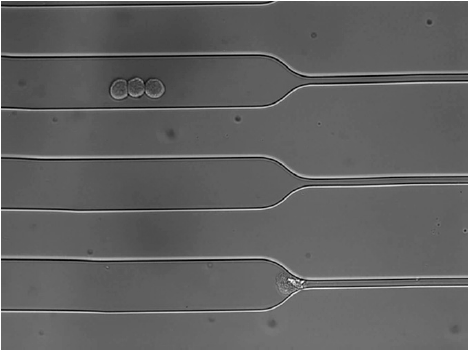
%> input picture Spring 2025/MATLAB_SP2021Codes/pnasimage1.PNG, 470 x 350 px
$ octave EdgeDet_pnas1.m   (GNU Octave 9; MATLAB toolbox functions it lacks are replaced by stand-ins)
%> lines starting %> are read from the running program, lines starting %| are printed output that depends on the picture; in (x1, y1, x2, y2) boxes, pixels count from 0 and x2, y2 are one past the last pixel; in counts of white or black regions, pixels touching at a corner belong together; the program's own positions count from 1
I = imread('pnasimage1.png');
%> I is the input picture: size 350x470x3 uint8; min 0, max 255, mean 97.1
imshow(I)
I=rgb2gray(I);
%> I: size 350x470 uint8
BW = edge(I);
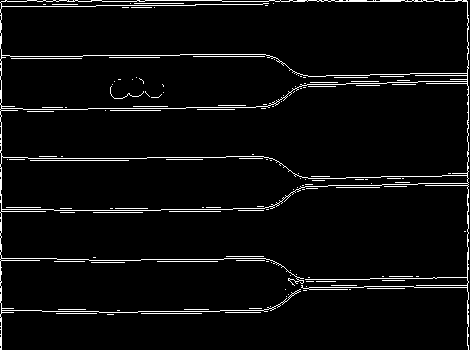
%> BW: size 350x470 logical; 4.3% white in thin lines or dots
imshow(BW)
title('Original Image');
[~,threshold] = edge(I,'sobel');
%> threshold = 0.134
fudgeFactor = .6;
BWs = edge(I,'sobel',threshold * fudgeFactor);
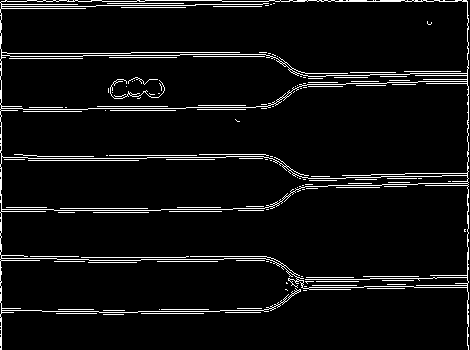
%> BWs: size 350x470 logical; 5.7% white in thin lines or dots
imshow(BWs)
title('Binary Gradient Mask')
se90 = strel('line',3,90);
se0 = strel('line',3,0);
BWsdil = imdilate(BWs,[se90 se0]);
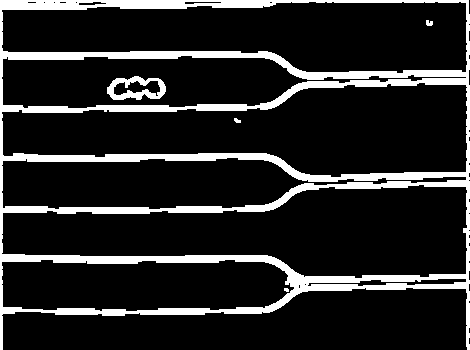
%> BWsdil: size 350x470 logical; 14.6% white; 5 white regions (1 under 20 px), largest, box (x1, y1, x2, y2) and area: (0, 0, 470, 350) 23301, (107, 76, 166, 100) 711, (426, 20, 433, 26) 34, (234, 118, 241, 123) 25
imshow(BWsdil)
% title('Dilated Gradient Mask')
BWdfill = imfill(BWsdil,'holes');
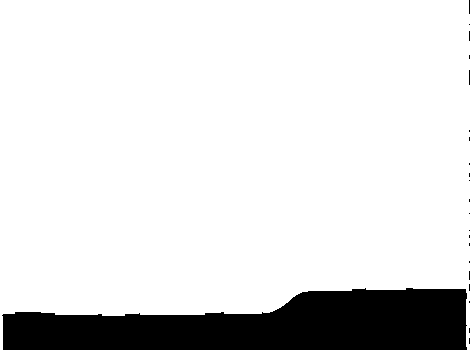
%> BWdfill: size 350x470 logical; 87.2% white; 22 black regions (21 under 20 px), largest, box (x1, y1, x2, y2) and area: (2, 288, 467, 350) 20933
% [12 lines of commented-out code are left out]

$ run again, with Spring 2025/MATLAB_SP2021Codes/pnasimage3.PNG copied over Spring 2025/MATLAB_SP2021Codes/pnasimage1.PNG
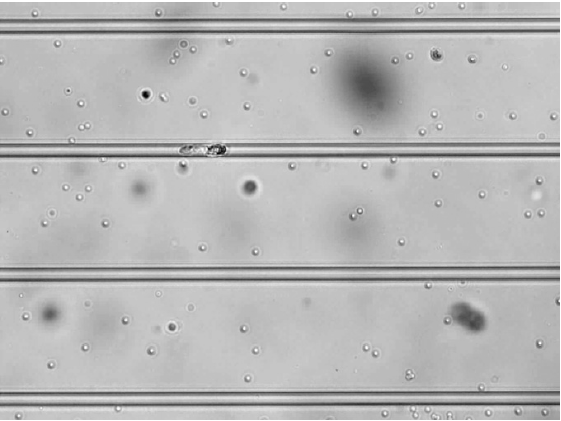
%> input picture Spring 2025/MATLAB_SP2021Codes/pnasimage3.PNG, 561 x 421 px
%> I is the input picture: size 421x561x3 uint8; min 2, max 255, mean 183.3
%> I: size 421x561 uint8
%> `BW = edge(I);`:
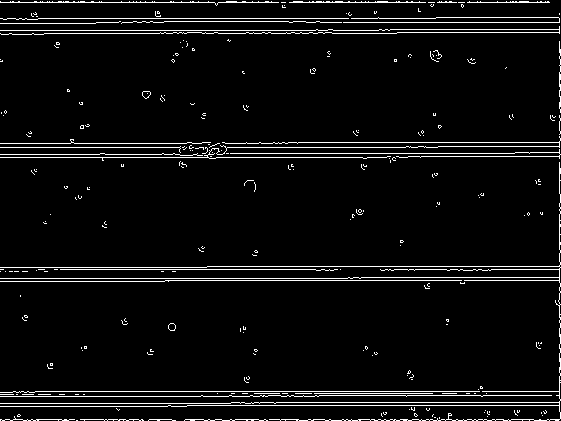
%> BW: size 421x561 logical; 5% white in thin lines or dots
%> threshold = 0.107
%> BWs: size 421x561 logical; 6% white in thin lines or dots
%> BWsdil: size 421x561 logical; 18.1% white; 87 white regions (12 under 20 px), largest, box (x1, y1, x2, y2) and area: (0, 0, 561, 421) 36944, (429, 46, 443, 63) 173, (179, 39, 198, 55) 155
%> `BWdfill = imfill(BWsdil,'holes');`:
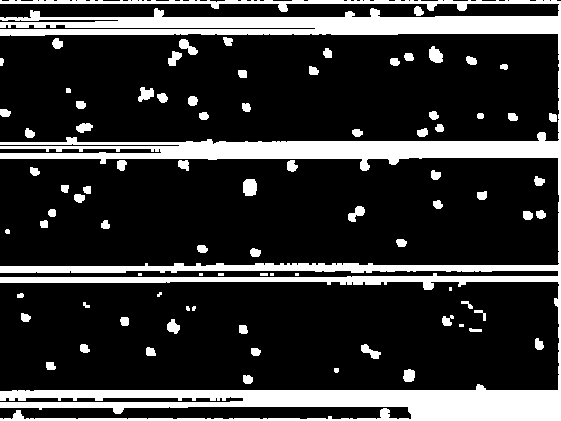
%> BWdfill: size 421x561 logical; 20.2% white; 84 white regions (10 under 20 px), largest, box (x1, y1, x2, y2) and area: (0, 0, 561, 421) 41924, (243, 179, 257, 196) 212, (429, 46, 443, 63) 175

$ run again, with Spring 2025/MATLAB_SP2021Codes/pnasimage4.PNG copied over Spring 2025/MATLAB_SP2021Codes/pnasimage1.PNG
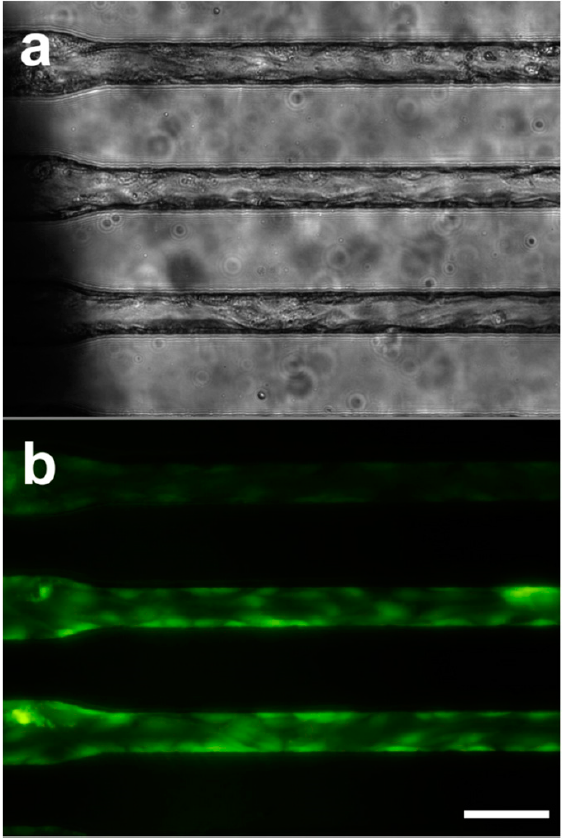
%> input picture Spring 2025/MATLAB_SP2021Codes/pnasimage4.PNG, 563 x 839 px
%> I is the input picture: size 839x563x3 uint8; mean R, G, B 51.3, 60.3, 50.7
%> I: size 839x563 uint8
%> `BW = edge(I);`:
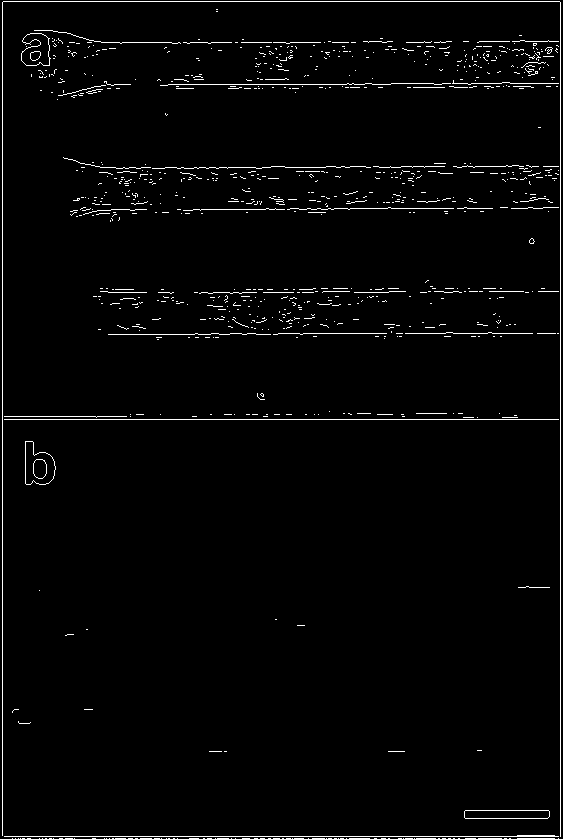
%> BW: size 839x563 logical; 2.2% white in thin lines or dots
%> threshold = 0.109
%> BWs: size 839x563 logical; 4.2% white in thin lines or dots
%> BWsdil: size 839x563 logical; 14% white; 194 white regions (93 under 20 px), largest, box (x1, y1, x2, y2) and area: (1, 0, 562, 839) 55491, (44, 69, 139, 103) 1101, (24, 440, 57, 486) 627
%> `BWdfill = imfill(BWsdil,'holes');`:
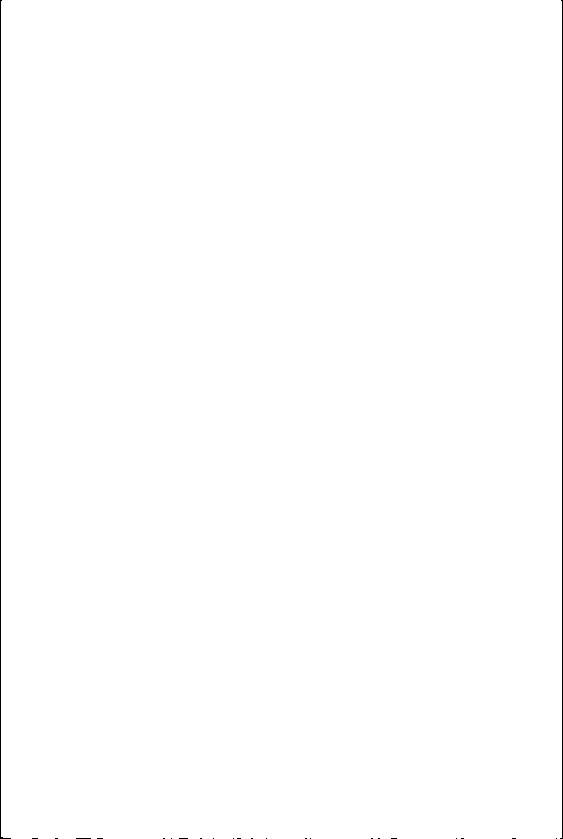
%> BWdfill: size 839x563 logical; 99.6% white; black in thin lines or dots
